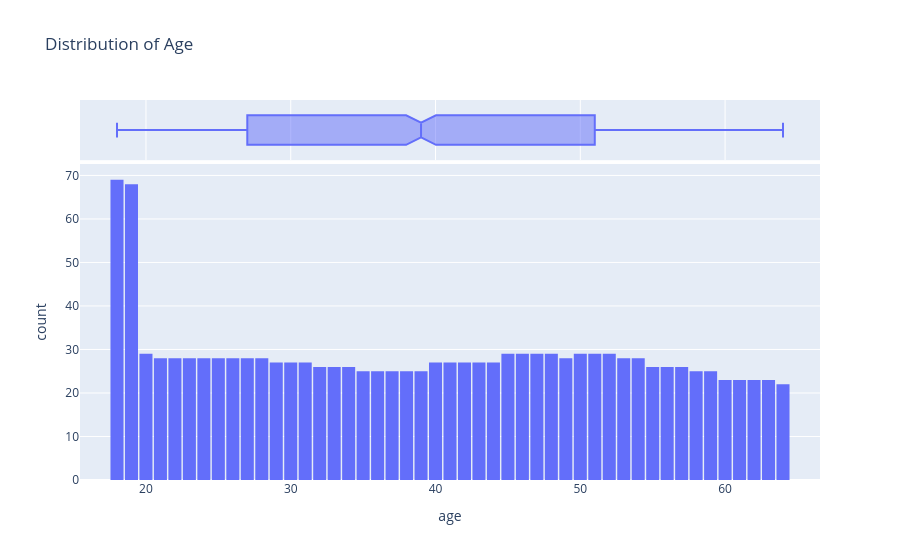

Write notebook code for a chart like this one.
### Code cell
fig=px.histogram(medical_df,x='age',
                 marginal='box',
                 nbins=47,
                 title='Distribution of Age')
fig.update_layout(bargap=0.1)

### Figure 1 — Plotly figure (JSON) as saved in the notebook; plotly's stock layout.template omitted (floating-point values rounded to 4 significant figures; data arrays with more than 128 entries replaced by an {"elided": "..."} marker saying what was removed)
{"data": [{"bingroup": "x", "hovertemplate": "age=%{x}<br>count=%{y}<extra></extra>", "legendgroup": "", "marker": {"color": "#636efa", "pattern": {"shape": ""}}, "name": "", "nbinsx": 47, "orientation": "v", "showlegend": false, "type": "histogram", "x": {"elided": "1338 int values"}, "xaxis": "x", "yaxis": "y"}, {"hovertemplate": "age=%{x}<extra></extra>", "legendgroup": "", "marker": {"color": "#636efa"}, "name": "", "notched": true, "showlegend": false, "type": "box", "x": {"elided": "1338 int values"}, "xaxis": "x2", "yaxis": "y2"}], "layout": {"bargap": 0.1, "barmode": "relative", "legend": {"tracegroupgap": 0}, "title": {"text": "Distribution of Age"}, "xaxis": {"anchor": "y", "domain": [0, 1], "title": {"text": "age"}}, "xaxis2": {"anchor": "y2", "domain": [0, 1], "matches": "x", "showgrid": true, "showticklabels": false}, "yaxis": {"anchor": "x", "domain": [0, 0.8316], "title": {"text": "count"}}, "yaxis2": {"anchor": "x2", "domain": [0.8416, 1], "matches": "y2", "showgrid": false, "showline": false, "showticklabels": false, "ticks": ""}}}
